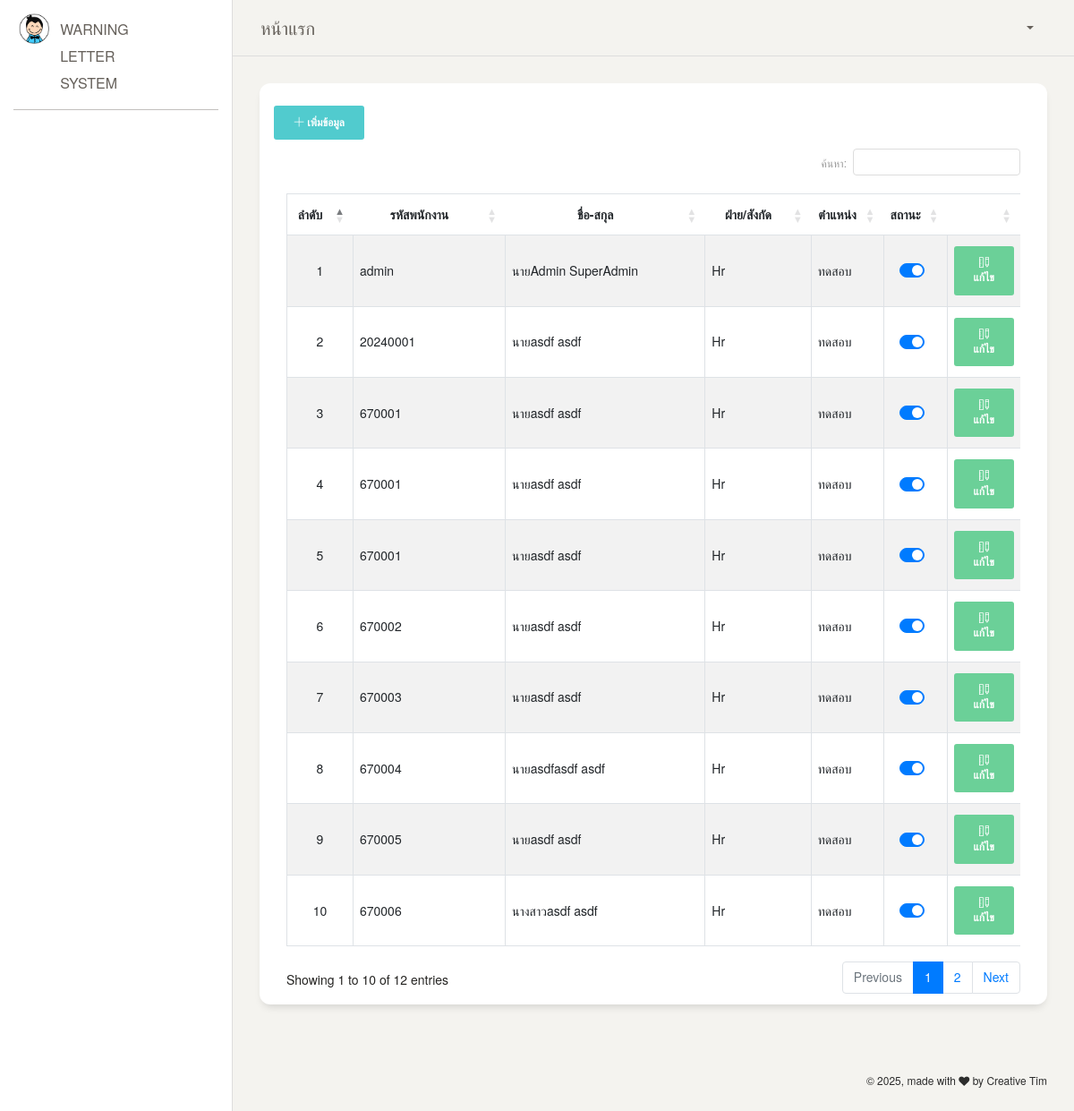
The page /form/usr_main.php on the database its author committed.
### tables this page shows
CREATE TABLE `m_user` (
  `usr_id` int(11) NOT NULL COMMENT 'รหัสพนักงาน',
  `usr_username` varchar(50) DEFAULT NULL,
  `usr_password` text DEFAULT NULL,
  `usr_fname` varchar(255) DEFAULT NULL,
  `usr_lname` varchar(255) DEFAULT NULL,
  `usr_gender` int(11) DEFAULT NULL,
  `usr_email` varchar(50) DEFAULT NULL,
  `usr_tel` varchar(50) DEFAULT NULL,
  `dep_id` int(11) DEFAULT NULL,
  `usr_position` int(11) DEFAULT NULL,
  `usr_type` int(11) DEFAULT NULL,
  `usr_idcard` varchar(20) DEFAULT NULL,
  `usr_status` varchar(1) DEFAULT NULL,
  `prefix_id` int(11) DEFAULT NULL,
  `usr_year` int(11) DEFAULT NULL,
  `usr_count` int(11) DEFAULT NULL
);

CREATE TABLE `m_prefix` (
  `prefix_id` int(11) NOT NULL,
  `prefix_name` varchar(255) DEFAULT NULL,
  `prefix_status` int(11) DEFAULT NULL
);

CREATE TABLE `usr_department` (
  `dep_id` int(11) NOT NULL,
  `dep_name` varchar(400) DEFAULT NULL,
  `dep_status` int(11) DEFAULT NULL COMMENT '0 : unactive 1: active'
);

CREATE TABLE `usr_position` (
  `pos_id` int(11) NOT NULL,
  `pos_name` varchar(255) NOT NULL,
  `pos_status` int(11) NOT NULL COMMENT '1 ใช้งาน 2 ไม่ใช้งาน',
  `is_manager` varchar(1) NOT NULL COMMENT 'N ไม่ใช่ผู้จัดการ  Y ผู้จัดการ'
);

### controller/user.class.php (called while the page is built, shortened)
<?php
class User
{
    public static function getUserAll($depId, $loginType, $active_status = "")
    {
        $sql = "select usr_username,usr_fname,usr_lname,usr_id,usr_type,dep_name,pos_name,is_manager,prefix_name,m_user.dep_id,dep_name,usr_status,usr_username FROM m_user
                            INNER JOIN usr_position ON usr_position.pos_id = m_user.usr_position
                            INNER JOIN usr_department ON usr_department.dep_id=m_user.dep_id
							INNER JOIN m_prefix ON m_prefix.prefix_id=m_user.prefix_id
                            WHERE 1=1  $filter ";
        $response = db_query($sql);
        return $response;
    }
}

### include/db_function.php (called while the page is built, shortened)
<?php
include("connect.php");
function db_query($sql, $show_sql = 'N')
{
    global $conn;
    $array = array();
    $result = mysqli_query($conn, $sql);
    while ($obj = mysqli_fetch_assoc($result)) {
        $array[] = $obj;
    }
    return $array;
}

### form/usr_main.php (the view, shortened to what this page needs)
<?php
include("../include/header.php");
?>
<body class="">
    <div class="wrapper ">
        <?php include("../include/sidebar.php");
        include("../include/navbar.php");
        ?>
        <div class="content">
            <div class="row">
                <div class="col-md-12">
                    <div class="card ">
                        <div class="card-body ">
                            <button type="button" class="btn btn-primary" data-toggle="modal" data-target="#exampleModal" onclick="AddData('add')">
                                <i class="nc-icon nc-simple-add"></i> เพิ่มข้อมูล
                            </button>
                            <table id="example" class="table table-striped table-bordered" style="width:100%">
                                <thead>
                                    <tr class="text-center">
                                        <th class="text-center" width="10%">ลำดับ</th>
                                        <th class="text-center" width="30%">รหัสพนักงาน</th>
                                        <th class="text-center" width="30%">ชื่อ-สกุล</th>
                                        <th class="text-center" width="20%">ฝ่าย/สังกัด</th>
                                        <th class="text-center" width="20%">ตำแหน่ง</th>
                                        <th class="text-center" width="10%">สถานะ</th>
                                        <th class="text-center" width="10%"></th>
                                    </tr>
                                </thead>
                                <tbody>
                                    <?php
                                    $ressponse = User::getUserAll($_SESSION['dep_id'], $_SESSION['usr_type']);
                                    $i = 1;
                                    foreach ($ressponse as $key => $value) {
                                    ?>
                                        <tr>
                                            <td align="center"><?php echo $i; ?></td>
                                            <td><?php echo $value['usr_username']; ?></td>
                                            <td><?php echo $value['prefix_name'] . $value['usr_fname'] . " " . $value['usr_lname']; ?></td>
                                            <td><?php echo $value['dep_name']; ?></td>
                                            <td><?php echo $value['pos_name']; ?></td>
                                            <td align="center">
                                                <div class="custom-control custom-switch">
                                                </div>
                                            </td>
                                            <td>
                                                <button type="button" class="btn btn-success" data-toggle="modal" data-target="#exampleModal" id="btnEdit<?php echo $value['usr_id']; ?>" onclick="EditData('edit','<?php echo $value['usr_id']; ?>')" data-name="<?php echo $value['pos_name']; ?>" data-is_manager="<?php echo $value['is_manager']; ?>"><i class="nc-icon nc-ruler-pencil"></i> แก้ไข</button>
                                            </td>
                                        </tr>
                                    <?php
                                        $i++;
                                    }
                                    ?>
                                </tbody>
                            </table>
                        </div>
                    </div>
                </div>
            </div>
        </div>
        <?php include("../include/footer.php"); ?>
    </div>
    </div>
</body>
</html>

### assets/css/DataTable.css (style rules this page uses)
table.dataTable { clear: both; margin-top: 15px !important; margin-bottom: 15px !important; max-width: none !important; border-collapse: separate !important; }
table.dataTable td, table.dataTable th { -webkit-box-sizing: content-box; box-sizing: content-box; }
table.dataTable thead>tr>th.sorting_asc, table.dataTable thead>tr>th.sorting_desc, table.dataTable thead>tr>th.sorting, table.dataTable thead>tr>td.sorting_asc, table.dataTable thead>tr>td.sorting_desc, table.dataTable thead>tr>td.sorting { padding-right: 30px; }
table.dataTable thead .sorting, table.dataTable thead .sorting_asc, table.dataTable thead .sorting_desc, table.dataTable thead .sorting_asc_disabled, table.dataTable thead .sorting_desc_disabled { cursor: pointer; position: relative; }
table.dataTable thead .sorting:before, table.dataTable thead .sorting:after, table.dataTable thead .sorting_asc:before, table.dataTable thead .sorting_asc:after, table.dataTable thead .sorting_desc:before, table.dataTable thead .sorting_desc:after, table.dataTable thead .sorting_asc_disabled:before, table.dataTable thead .sorting_asc_disabled:after, table.dataTable thead .sorting_desc_disabled:before, table.dataTable thead .sorting_desc_disabled:after { position: absolute; bottom: 0.9em; display: block; opacity: 0.5; }
table.dataTable thead .sorting:before, table.dataTable thead .sorting_asc:before, table.dataTable thead .sorting_desc:before, table.dataTable thead .sorting_asc_disabled:before, table.dataTable thead .sorting_desc_disabled:before { right: 1em; content: "\2191"; font-size: 15px; }
table.dataTable thead .sorting:after, table.dataTable thead .sorting_asc:after, table.dataTable thead .sorting_desc:after, table.dataTable thead .sorting_asc_disabled:after, table.dataTable thead .sorting_desc_disabled:after { right: 0.5em; content: "\2193"; font-size: 15px; }
table.dataTable thead .sorting_asc:before, table.dataTable thead .sorting_desc:after { opacity: 1; }
table.table-bordered.dataTable th, table.table-bordered.dataTable td { border-left-width: 0; }
table.table-bordered.dataTable th:last-child, table.table-bordered.dataTable td:last-child { border-right-width: 0; }
table.table-bordered.dataTable tbody th, table.table-bordered.dataTable tbody td { border-bottom-width: 0; }

### rows shown on the page
m_user: usr_username "admin", prefix.prefix_name "นาย", usr_fname "Admin", usr_lname "SuperAdmin", dep.dep_name "Hr", usr_position.pos_name "ทดสอบ"
m_user: usr_username "20240001", prefix.prefix_name "นาย", usr_fname "asdf", usr_lname "asdf", dep.dep_name "Hr", usr_position.pos_name "ทดสอบ"
m_user: usr_username "670001", prefix.prefix_name "นาย", usr_fname "asdf", usr_lname "asdf", dep.dep_name "Hr", usr_position.pos_name "ทดสอบ"
m_user: usr_username "670001", prefix.prefix_name "นาย", usr_fname "asdf", usr_lname "asdf", dep.dep_name "Hr", usr_position.pos_name "ทดสอบ"
m_user: usr_username "670001", prefix.prefix_name "นาย", usr_fname "asdf", usr_lname "asdf", dep.dep_name "Hr", usr_position.pos_name "ทดสอบ"
m_user: usr_username "670002", prefix.prefix_name "นาย", usr_fname "asdf", usr_lname "asdf", dep.dep_name "Hr", usr_position.pos_name "ทดสอบ"
m_user: usr_username "670003", prefix.prefix_name "นาย", usr_fname "asdf", usr_lname "asdf", dep.dep_name "Hr", usr_position.pos_name "ทดสอบ"
m_user: usr_username "670004", prefix.prefix_name "นาย", usr_fname "asdfasdf", usr_lname "asdf", dep.dep_name "Hr", usr_position.pos_name "ทดสอบ"
m_user: usr_username "670005", prefix.prefix_name "นาย", usr_fname "asdf", usr_lname "asdf", dep.dep_name "Hr", usr_position.pos_name "ทดสอบ"
m_user: usr_username "670006", prefix.prefix_name "นางสาว", usr_fname "asdf", usr_lname "asdf", dep.dep_name "Hr", usr_position.pos_name "ทดสอบ"
